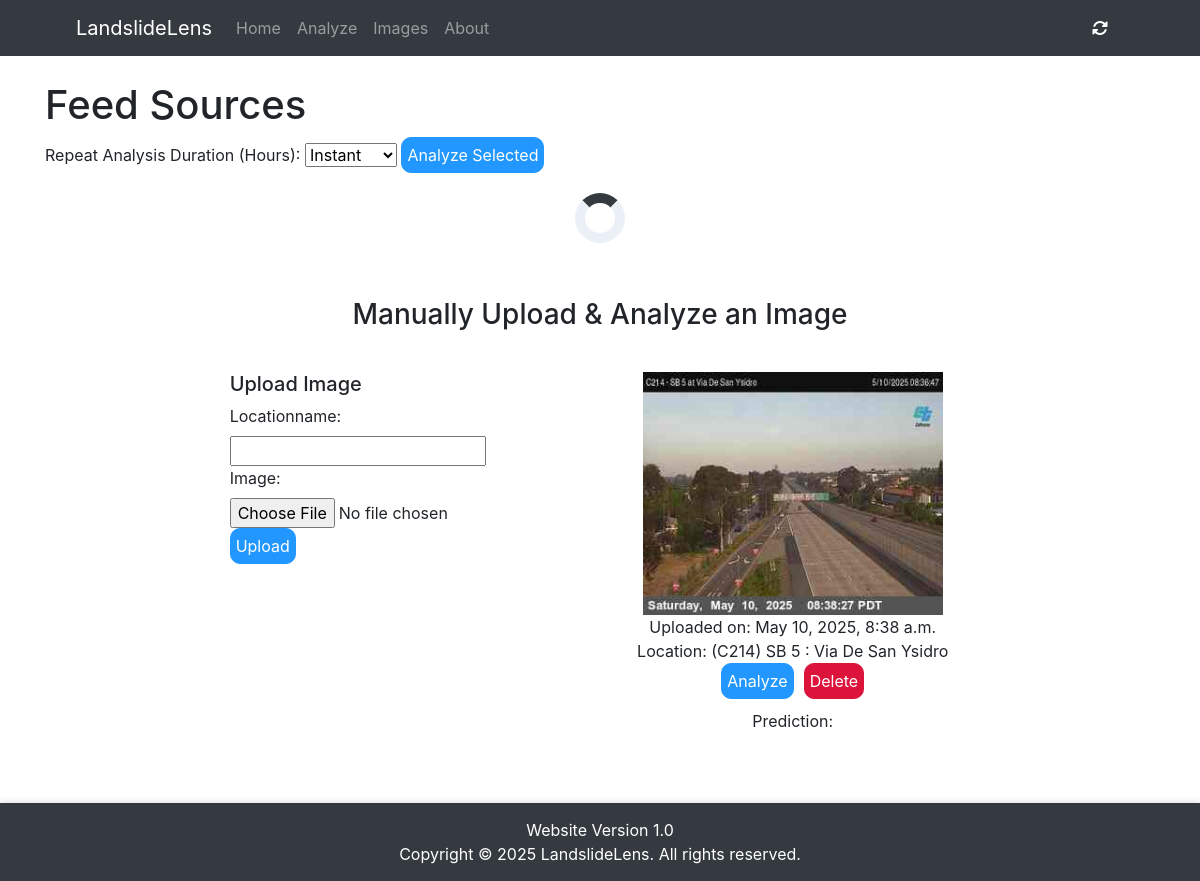
/analyze/, run on the app's committed database.
### RealTimeMonitor/models.py (models this page shows)
class MediaFile(models.Model):
    id = models.UUIDField(primary_key=True, default=uuid.uuid4, editable=False)
    mediaFile = models.ImageField(upload_to='uploads/')
    uploadedDate = models.DateTimeField(auto_now_add=True)
    locationName = models.CharField(max_length=255, null=True, blank=True)
    prediction = models.IntegerField(null=True, blank=True)
    predictionString = models.CharField(max_length=255, null=True, blank=True)
    isManualUpload = models.BooleanField(default=False, null=True)
    feed = models.ForeignKey("feedSource", on_delete=models.CASCADE, null=True, blank=True, related_name="mediaFiles")

### RealTimeMonitor/views.py (the view)
# urls.py: path('analyze/', analyze, name="analyze"),
def analyze(request):
    image_form = UploadImageForm()
    images = MediaFile.objects.all().order_by('-uploadedDate')[:1]
    feedSources = feedSource.objects.annotate(
        routeOrder=Case(
            When(route__startswith='I-', then=Value(1)),
            When(route__startswith='US-', then=Value(2)),
            When(route__startswith='SR-', then=Value(3)),
            default=Value(4),
            output_field=IntegerField()
        ),
        routeNum=Case(
            When(route__startswith='I-', then=Cast(Substr('route', 3), output_field=IntegerField())),
            When(route__startswith='US-', then=Cast(Substr('route', 4), output_field=IntegerField())),
            When(route__startswith='SR-', then=Cast(Substr('route', 4), output_field=IntegerField())),
            default=Value(4),
            output_field=IntegerField()
        )
    ).order_by('routeOrder', 'routeNum')
    groupedFeedSources = {}
    for key, group in groupby(feedSources, key=attrgetter('route')):
        groupedFeedSources[key] = list(group)
    return render(request, 'analyze.html', {
        'image_form': image_form,
        'images': images,
        'feedSources': feedSources,
        'groupedFeedSources': groupedFeedSources,
    })

### RealTimeMonitor/forms.py
class UploadImageForm(forms.Form):
    locationName = forms.CharField(max_length=255, required=False)
    image = forms.ImageField()

### RealTimeMonitor/templates/analyze.html (shortened to what this page needs)
{% extends "index.html" %}
{% block content %}
{% include "analysisSelection.html" %}
<div class="row">
    {% include "imageUpload.html" %}
</div>
{% endblock %}

### RealTimeMonitor/templates/imageUpload.html (shortened to what this page needs)
{% load static %}
<div id="MediaUploadAndDisplayContainer" class="col-lg-12">
    <h3 class="section-title">Manually Upload & Analyze an Image</h3>
    <div class="row">
        <div id="ImageUploadContainer" class="col-lg-6">
            <form method="post" enctype="multipart/form-data" action="{% url 'imageUpload' %}">
                <h5 style="text-align:left; width:100%;">Upload Image</h5>
                {{ image_form.as_p }}
                <button class="SubmitBtn" type="submit">Upload</button>
            </form>
        </div>
        <div id="UploadedImageDisplayContainer" class="col-lg-6">
            {% for image in images %}
            <div class="UploadedImageSubDisplayContainer">
                <img src="{{ image.mediaFile.url }}" alt="Uploaded Image" style="max-width: 300px; height: auto;">
                <p>Uploaded on: {{ image.uploadedDate }}</p>
                <p>Location: {{ image.locationName }}</p>
                <div class="ImageBtns">
                    <button class="SubmitBtn" onclick="analyzeImage('{{ image.id }}', '{{ image.mediaFile.url }}')">Analyze</button>
                    <form method="post" action="{% url 'imageDelete' image.id %}">
                        <button class="DeleteBtn" type="submit" onclick="return confirm('Are you sure you want to delete this image?');">Delete</button>
                    </form>
                </div>
                <p id="prediction-{{ image.id }}">
                    {% if image.predictionString %}
                        Prediction: {{ image.getPredictionHTML }}
                    {% endif %}
                </p>
            </div>
            {% empty %}
            <p>No images uploaded yet.</p>
            {% endfor %}
        </div>
    </div>
</div>

### RealTimeMonitor/assets/css/general.css (style rules this page uses)
:root { --primary-bg: #dfe4ec; --pos-btn: #2197ff; --neg-btn: crimson; --theme: #343a40; }
html, body { height: 100%; margin: 0; }
p { margin-bottom: 0; }
.section-title { padding-bottom: 15px; margin-bottom: 15px; border-bottom: 1px solid #212529; }
.SubmitBtn { border: 1px solid var(--pos-btn); border-radius: 10px; background-color: var(--pos-btn); color: white; padding: 5px; text-align: center; margin-bottom: 10px; }
.DeleteBtn { border: 1px solid var(--neg-btn); border-radius: 10px; background-color: var(--neg-btn); color: white; padding: 5px; text-align: center; margin-bottom: 10px; }
#MediaUploadAndDisplayContainer { gap: 10px; padding: 1.25rem; margin-top: 25px; margin-bottom: 15px; display: flex; justify-content: center; align-items: center; flex-direction: column; }
#MediaUploadAndDisplayContainer .section-title { border-bottom: none; }
#ImageUploadContainer { margin-bottom: 25px; display: flex; justify-content: flex-start; align-items: center; flex-direction: column; }
.UploadedImageSubDisplayContainer { display: flex; justify-content: center; align-items: center; flex-direction: column; }
.ImageBtns { display: flex; justify-content: space-around; align-items: center; flex-direction: row; padding: 0 3.5rem 0 3.5rem; gap: 10px; }

### data on the page
MediaFile: mediaFile (picture), uploadedDate "May 10, 2025, 8:38 a.m.", locationName "(C214) SB 5 : Via De San Ysidro"
